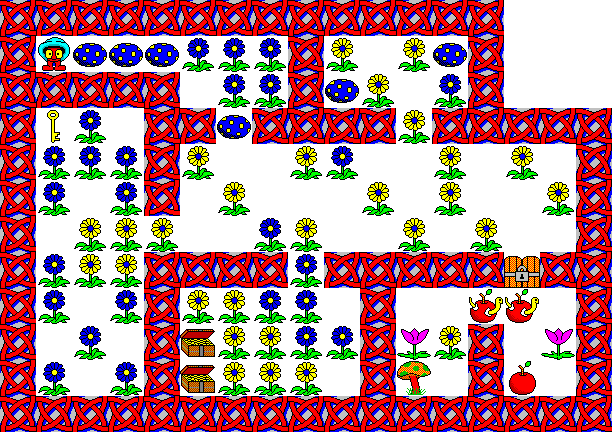

A level layout from a 2D game, rendered from its tile map. Below: a short description, then the map file with tile-grid data replaced by summaries:
An orthogonal 17x12 tile map with 36x36 px tiles, 2 tile layers (ground, hazard).

<map version="1.0" orientation="orthogonal" width="17" height="12" tilewidth="36" tileheight="36">
 <tileset firstgid="1" name="tileset" tilewidth="36" tileheight="36">
  <image source="tileset.png" width="256" height="256" />
 </tileset>
 <layer name="ground" width="17" height="12">
  <data>[204 cells, 204 non-empty, 1 distinct tile ids]</data>
 </layer>
 <layer name="hazard" width="17" height="12">
  <data>[204 cells, 157 non-empty, 12 distinct tile ids]</data>
 </layer>
</map>
